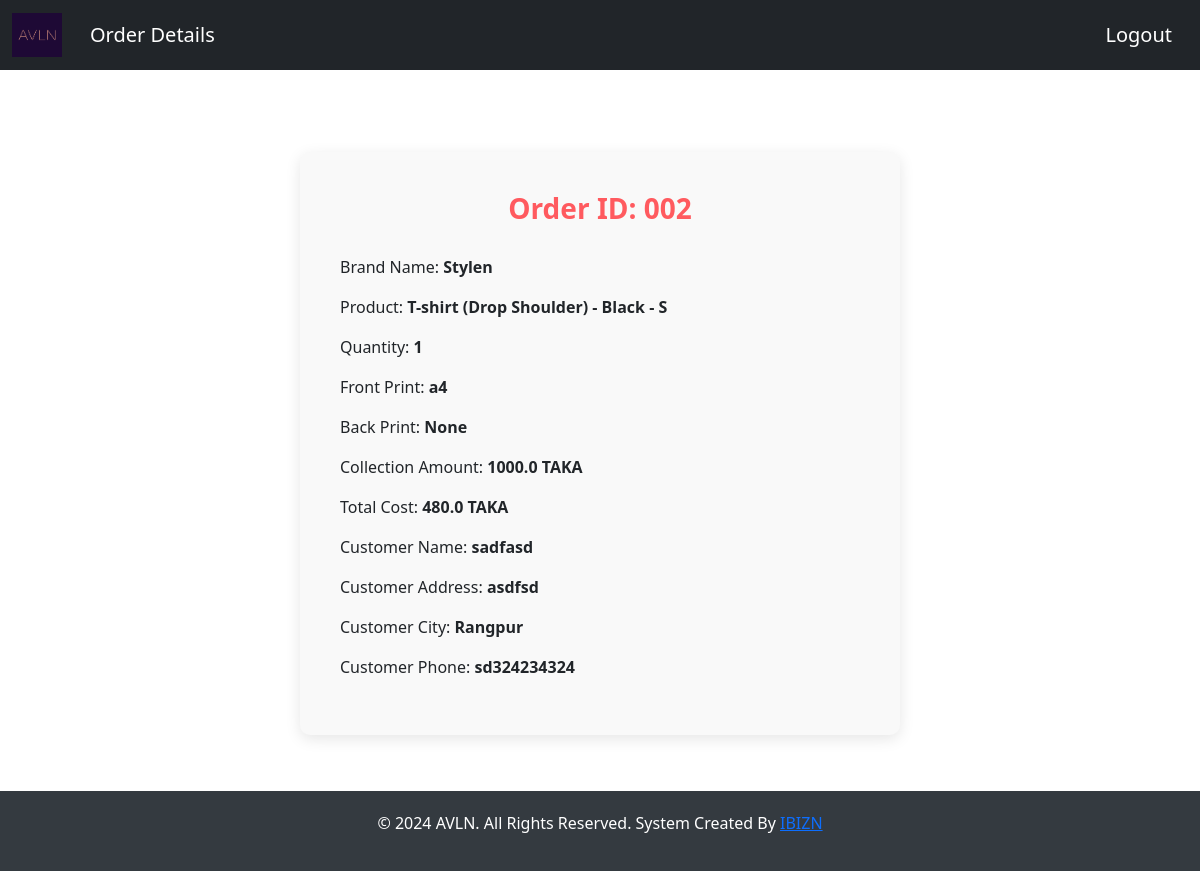
The page /order-details/2 (signed in) on the database its author committed.
### core/models.py (models this page shows, shortened)
class Order(models.Model):
    vendor = models.ForeignKey(User, on_delete=models.CASCADE)
    product = models.ForeignKey(Product, on_delete=models.CASCADE)  # One product per order
    quantity = models.PositiveIntegerField()
    front_print = models.CharField(max_length=10, null=True, blank=True)
    front_design = models.ImageField(upload_to='upload', null=True, blank=True)
    back_print = models.CharField(max_length=10, null=True, blank=True)
    back_design = models.ImageField(upload_to='upload', null=True, blank=True)
    mockup_front = models.ImageField(upload_to='upload', null=True, blank=True)
    mockup_back = models.ImageField(upload_to='upload', null=True, blank=True)
    order_date = models.DateTimeField(auto_now_add=True)
    is_printed = models.BooleanField(default=False)
    is_shipped = models.BooleanField(default=False)
    is_cancel = models.BooleanField(default=False)
    advance_amount = models.FloatField(default=0)
    advance_paid = models.BooleanField(default=False)
    order_confirmed = models.BooleanField(default=False)
    payment_id = models.CharField(max_length=500, blank=True, null=True)
    collection_amount = models.FloatField(default=0)
    cost = models.FloatField(default=0)
    vendor_profit = models.FloatField(default=0)
    profit = models.FloatField(default=0)
    customer_name = models.CharField(max_length=1000, blank=True, null=True)
    customer_full_address = models.CharField(max_length=1000, blank=True, null=True)
    customer_city = models.CharField(max_length=1000, blank=True, null=True)
    customer_phone = models.CharField(max_length=20, blank=True, null=True)
    class Meta:
        ordering = ('-order_date',)

class Profile(models.Model):
    ROLE_CHOICES = [
        ('vendor', 'Vendor'),
        ('manager', 'Manager'),
        ('operator', 'Operator'),
    ]
    user = models.OneToOneField(User, on_delete=models.CASCADE)
    role = models.CharField(max_length=10, choices=ROLE_CHOICES, default='vendor')
    is_verified = models.BooleanField(default=False)  # For vendors needing verification
    verification_applied = models.BooleanField(default=False)
    name = models.CharField(max_length=100, blank=True, null=True)
    brand_name = models.CharField(max_length=1000, blank=True, null=True)
    page_link = models.CharField(max_length=2000, blank=True, null=True)
    nid = models.FileField(upload_to='upload', blank=True, null=True)
    profit = models.FloatField(default=0)
    due = models.FloatField(default=0)
    mobile_banking = models.CharField(max_length=200, null=True, blank=True)
    mobile_banking_number = models.IntegerField(null=True, blank=True)
    total_profit = models.FloatField(default=0)

class Product(models.Model):
    name = models.CharField(max_length=100)
    color = models.CharField(max_length=100)
    GSM = models.IntegerField()
    buying_price = models.FloatField()
    available = models.IntegerField()
    price = models.FloatField(default=0)
    SIZE_CHOICES = [
        ("S", "S"),
        ("M", "M"),
        ("L", "L"),
        ("XL", "XL"),
        ("XXL", "XXL"),
        ("XXXL", "XXXL"),
    ]
    size = models.CharField(max_length=5, choices=SIZE_CHOICES, default=0)
    def __str__(self) -> str:
        return self.name + " - " + self.color + " - " + self.size

### core/views.py (the view)
# urls.py: path('order-details/<str:pk>', views.order_details, name='order_details'),
@login_required(login_url='login')
def order_details(request, pk):
    order = Order.objects.get(id=pk)
    return render(request, 'core/order_details.html', {'order': order})

### core/templates/core/order_details.html (shortened to what this page needs)
{% extends "core/main.html" %}
{% load static %}
{% block navbar_name %}
    Order Details
{% endblock %}
{% block content %}
<div class="mt-5 pt-5"></div>
<div class="container">
    <div class="register-form-container fade-in">
        <h3>Order ID: 00{{ order.id }}</h3>
        <p>Brand Name: <b>{{ order.vendor.profile.brand_name }}</b></p>
        <p>Product: <b>{{ order.product }}</b></p>
        <p>Quantity: <b>{{ order.quantity }}</b></p>
        <p>Front Print: <b>{{ order.front_print }}</b></p>
        <p>Back Print: <b>{{ order.back_print }}</b></p>
        <p>Collection Amount: <b>{{ order.collection_amount }} TAKA</b></p>
        <p>Total Cost: <b>{{ order.cost }} TAKA</b></p>
        <p>Customer Name: <b>{{ order.customer_name }}</b></p>
        <p>Customer Address: <b>{{ order.customer_full_address }}</b></p>
        <p>Customer City: <b>{{ order.customer_city }}</b></p>
        <p>Customer Phone: <b>{{ order.customer_phone }}</b></p>
    </div>
</div>
{% endblock %}

### core/templates/core/main.html (style rules this page uses)
body, html { min-height: 100vh; display: flex; flex-direction: column; }
body { margin: 0; }
.fade-in { opacity: 0; transform: translateY(20px); animation: fadeIn 1s forwards; }

### core/templates/core/order_details.html (style rules this page uses)
.register-form-container { margin: 5% auto; padding: 40px; max-width: 600px; background-color: #f9f9f9; border-radius: 10px; box-shadow: 0 4px 15px rgba(0, 0, 0, 0.1); animation: fadeIn 1.2s ease-in-out forwards; }
.register-form-container h3 { text-align: center; margin-bottom: 30px; font-weight: bold; font-size: 28px; color: #ff5a5f; }

### rows shown on the page
Order: id "2", vendor.profile.brand_name "Stylen", product "T-shirt (Drop Shoulder) - Black - S", quantity "1", front_print "a4", back_print "None", collection_amount "1000.0", cost "480.0", customer_name "sadfasd", customer_full_address "asdfsd", customer_city "Rangpur", customer_phone "sd324234324"
